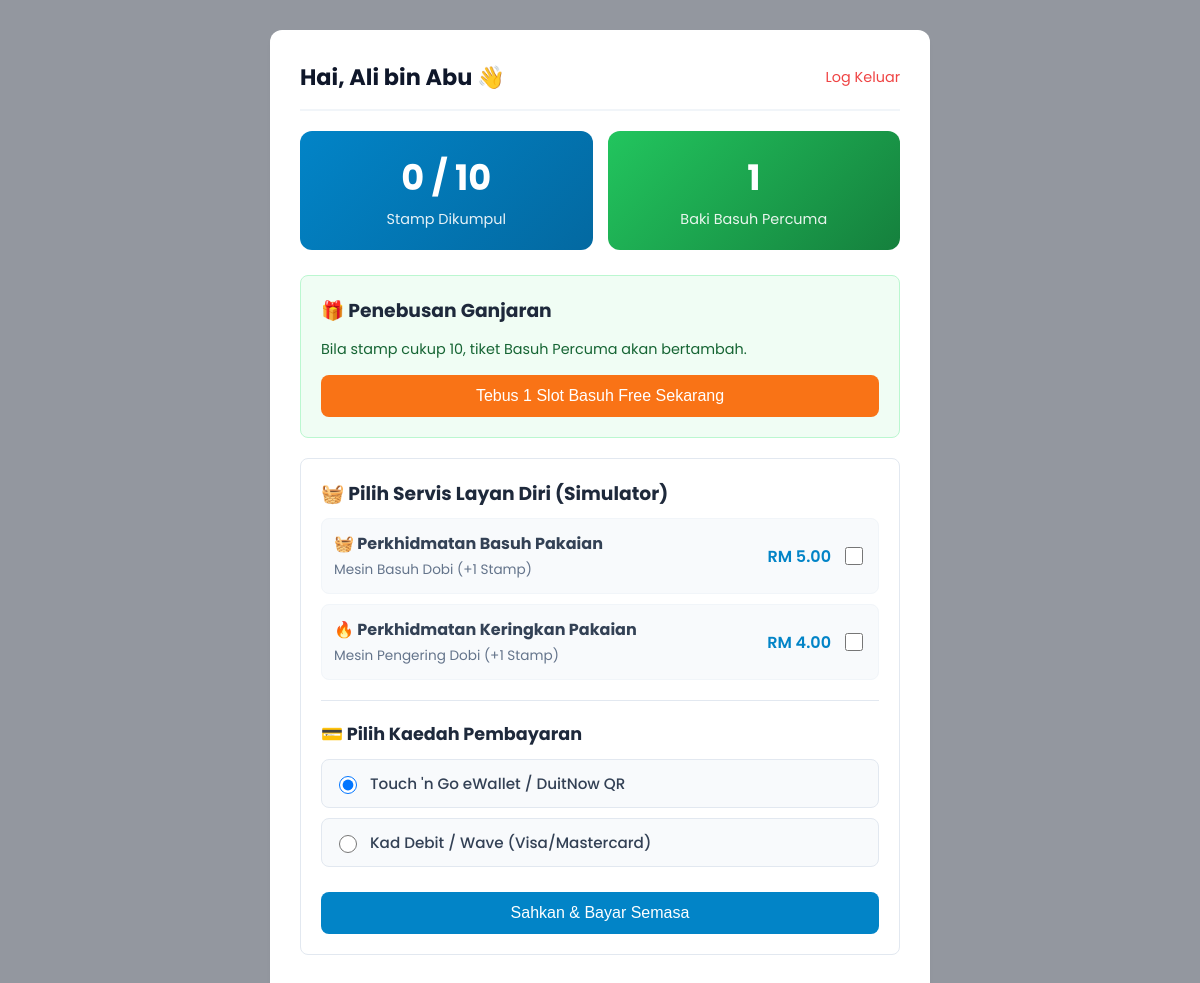
The page /customer_dashboard.php (signed in) on the database its author committed.
### tables this page shows
CREATE TABLE `customer` (
  `customer_id` int(11) NOT NULL,
  `name` varchar(100) NOT NULL,
  `phone` varchar(20) NOT NULL,
  `email` varchar(100) DEFAULT NULL,
  `password_hash` varchar(255) NOT NULL,
  `registration_date` date NOT NULL DEFAULT curdate()
);

CREATE TABLE `loyalty_card` (
  `card_id` int(11) NOT NULL,
  `customer_id` int(11) NOT NULL,
  `stamp_count` tinyint(4) NOT NULL DEFAULT 0 CHECK (`stamp_count` >= 0 and `stamp_count` <= 10),
  `total_free_washes` int(11) NOT NULL DEFAULT 0,
  `last_updated` datetime NOT NULL DEFAULT current_timestamp() ON UPDATE current_timestamp()
);

### customer_dashboard.php (the view, shortened to what this page needs)
<?php
$conn = new mysqli("localhost", "root", "", "siti_dobi_db");
$cust_id = intval($_SESSION['customer']['customer_id']);
$stmt = $conn->prepare("SELECT * FROM customer WHERE customer_id = ?");
$stmt->bind_param("i", $cust_id);
$stmt->execute();
$cust_data = $stmt->get_result()->fetch_assoc();
$stmt = $conn->prepare("SELECT * FROM loyalty_card WHERE customer_id = ?");
$stmt->bind_param("i", $cust_id);
$stmt->execute();
$card_data = $stmt->get_result()->fetch_assoc();
$current_stamps = $card_data['stamp_count'] ?? 0;
$free_washes    = $card_data['total_free_washes'] ?? 0;
?>
<!DOCTYPE html>
<html lang="ms">
<head>
</head>
<body>
<div class="container">
    <div class="header">
        <h1>Hai, <?php echo htmlspecialchars($cust_data['name']); ?> 👋</h1>
        <a href="logout.php" class="logout">Log Keluar</a>
    </div>
    <div class="stats-display">
        <div class="point-card">
            <h2><?php echo $current_stamps; ?> / 10</h2>
            <p>Stamp Dikumpul</p>
        </div>
        <div class="reward-card">
            <h2><?php echo $free_washes; ?></h2>
            <p>Baki Basuh Percuma</p>
        </div>
    </div>
    <div class="section-box" style="background-color: #f0fdf4; border-color: #bbf7d0;">
        <h3>🎁 Penebusan Ganjaran</h3>
        <p style="font-size: 0.9rem; color: #166534; margin-bottom: 15px;">Bila stamp cukup 10, tiket Basuh Percuma akan bertambah.</p>
        <form action="customer_dashboard.php" method="POST">
            <button type="submit" name="redeem_reward" class="btn-orange" <?php echo ($free_washes <= 0) ? 'disabled' : ''; ?>>
                <?php echo ($free_washes > 0) ? 'Tebus 1 Slot Basuh Free Sekarang' : 'Tiada Tiket Free Wash Sedia Ada'; ?>
            </button>
        </form>
    </div>
    <div class="section-box">
        <h3>🧺 Pilih Servis Layan Diri (Simulator)</h3>
        <form action="customer_dashboard.php" method="POST">
            <label class="service-option">
                <div>
                    <strong style="display:block; color:#334155;">🧺 Perkhidmatan Basuh Pakaian</strong>
                    <span style="font-size:0.85rem; color:#64748b;">Mesin Basuh Dobi (+1 Stamp)</span>
                </div>
                <div style="display:flex; align-items:center; gap:10px;">
                    <span style="font-weight:600; color:#0284c7;">RM 5.00</span>
                    <input type="checkbox" name="services[]" value="basuh">
                </div>
            </label>
            <label class="service-option">
                <div>
                    <strong style="display:block; color:#334155;">🔥 Perkhidmatan Keringkan Pakaian</strong>
                    <span style="font-size:0.85rem; color:#64748b;">Mesin Pengering Dobi (+1 Stamp)</span>
                </div>
                <div style="display:flex; align-items:center; gap:10px;">
                    <span style="font-weight:600; color:#0284c7;">RM 4.00</span>
                    <input type="checkbox" name="services[]" value="kering">
                </div>
            </label>
            <hr style="border: 0; border-top: 1px solid #e2e8f0; margin: 20px 0;">
            <h3 style="margin-bottom: 12px; font-size: 1.1rem;">💳 Pilih Kaedah Pembayaran</h3>
            <div style="display: flex; flex-direction: column; gap: 10px; margin-bottom: 20px;">
                <label style="display: flex; align-items: center; gap: 10px; background: #f8fafc; padding: 12px; border: 1px solid #e2e8f0; border-radius: 8px; cursor: pointer;">
                    <input type="radio" name="payment_method" value="ewallet" checked style="width: 18px; height: 18px;">
                    <span style="font-size: 0.95rem; color: #334155; font-weight: 500;"> Touch 'n Go eWallet / DuitNow QR</span>
                </label>
                <label style="display: flex; align-items: center; gap: 10px; background: #f8fafc; padding: 12px; border: 1px solid #e2e8f0; border-radius: 8px; cursor: pointer;">
                    <input type="radio" name="payment_method" value="debit_card" style="width: 18px; height: 18px;">
                    <span style="font-size: 0.95rem; color: #334155; font-weight: 500;"> Kad Debit / Wave (Visa/Mastercard)</span>
                </label>
            </div>
            <button type="submit" name="bayar_dobi" class="btn-blue">Sahkan & Bayar Semasa</button>
        </form>
    </div>
</div>
</body>
</html>

### customer_dashboard.php (style rules this page uses)
body { font-family: 'Poppins', sans-serif; min-height: 100vh; padding: 30px; margin: 0; box-sizing: border-box; position: relative; }
body::before { content: ""; position: fixed; top: 0; left: 0; width: 100%; height: 100%; background-image: linear-gradient(rgba(15, 23, 42, 0.45), rgba(15, 23, 42, 0.45)), url('bgdobi.jpg'); background-size: cover; background-position: center; background-repeat: no-repeat; filter: blur(5px); transform: scale(1.05); z-index: -1; }
.container { max-width: 600px; margin: 0 auto; background: white; padding: 30px; border-radius: 12px; box-shadow: 0 4px 6px rgba(0,0,0,0.02); }
.header { display: flex; justify-content: space-between; align-items: center; border-bottom: 2px solid #f1f5f9; padding-bottom: 15px; margin-bottom: 20px; }
h1 { font-size: 1.4rem; color: #0f172a; margin: 0; }
.stats-display { display: grid; grid-template-columns: 1fr 1fr; gap: 15px; margin-bottom: 25px; }
.point-card { background: linear-gradient(135deg, #0284c7, #0369a1); color: white; padding: 20px; border-radius: 12px; text-align: center; }
.point-card h2 { font-size: 2.2rem; margin: 0; }
.point-card p { margin: 5px 0 0 0; font-size: 0.9rem; opacity: 0.9; }
.reward-card { background: linear-gradient(135deg, #22c55e, #15803d); color: white; padding: 20px; border-radius: 12px; text-align: center; }
.reward-card h2 { font-size: 2.2rem; margin: 0; }
.reward-card p { margin: 5px 0 0 0; font-size: 0.9rem; opacity: 0.9; }
.section-box { border: 1px solid #e2e8f0; padding: 20px; border-radius: 8px; margin-bottom: 20px; }
.section-box h3 { margin-top: 0; color: #1e293b; margin-bottom: 10px; }
.service-option { display: flex; justify-content: space-between; align-items: center; padding: 12px; border: 1px solid #f1f5f9; border-radius: 8px; margin-bottom: 10px; background-color: #f8fafc; cursor: pointer; }
.service-option input { width: 18px; height: 18px; cursor: pointer; }
.btn-blue { background-color: #0284c7; color: white; border: none; padding: 12px; border-radius: 8px; cursor: pointer; width: 100%; font-size: 1rem; font-weight: 500; margin-top: 5px; }
.btn-orange { background-color: #f97316; color: white; border: none; padding: 12px; border-radius: 8px; cursor: pointer; width: 100%; font-size: 1rem; font-weight: 500; }
.logout { color: #ef4444; text-decoration: none; font-size: 0.9rem; }

### rows shown on the page
customer: name "Ali bin Abu"
loyalty_card: stamp_count "0", total_free_washes "1"
